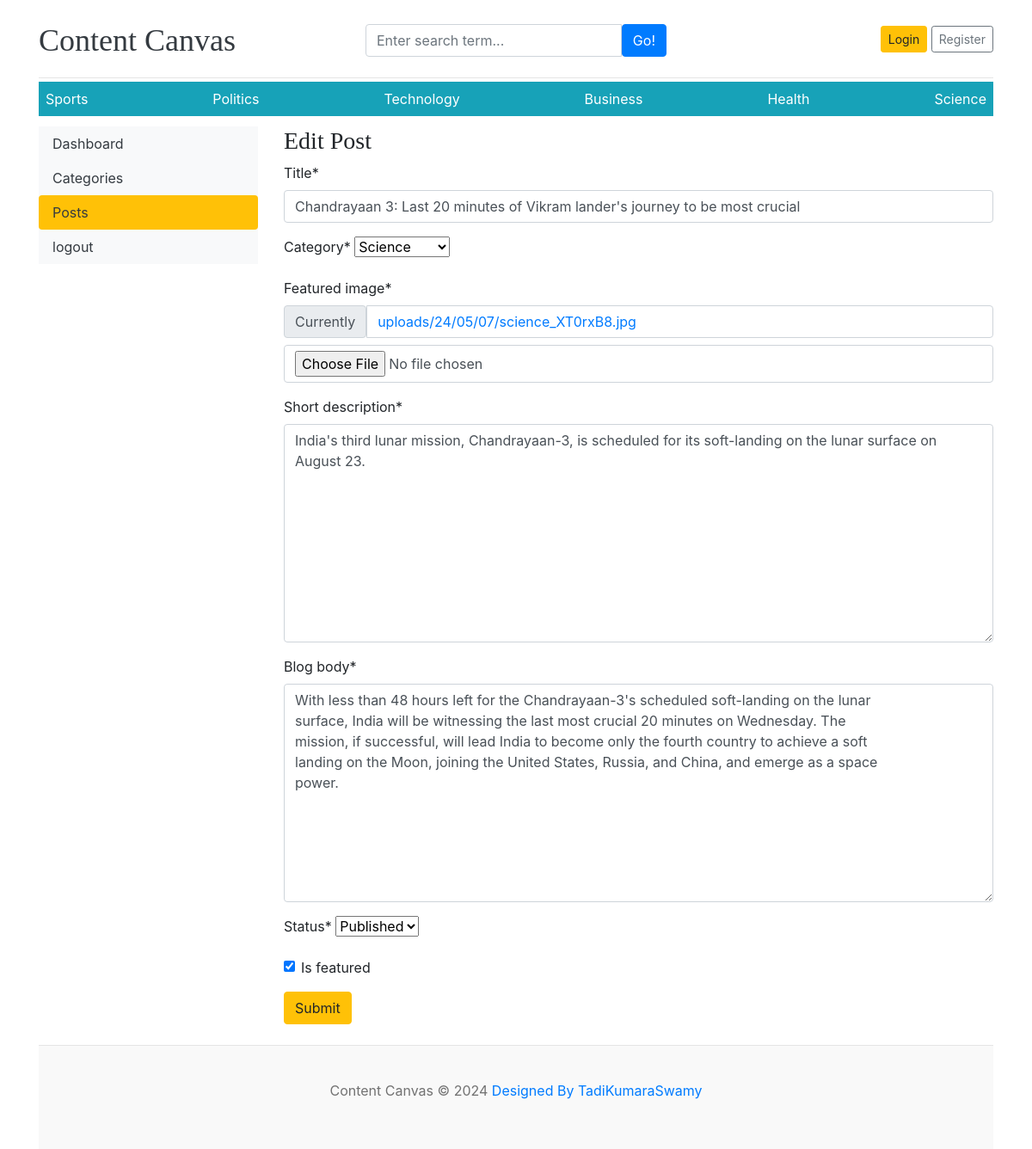
Page /dashboard/posts/edit/7/ on the committed database.
### blog/models.py (models this page shows, shortened)
class Category(models.Model):
    category_name=models.CharField(max_length=50,unique=True)
    created_at=models.DateTimeField(auto_now_add=True)
    updated_at=models.DateTimeField(auto_now=True)
    class Meta:
        verbose_name_plural='categories'
    def __str__(self):
        return self.category_name

class Blog(models.Model):
    title=models.CharField(max_length=100)
    slug=models.SlugField(max_length=100)
    category=models.ForeignKey(Category,on_delete=models.CASCADE)
    author=models.ForeignKey(User,on_delete=models.CASCADE)
    featured_image=models.ImageField(upload_to='uploads/%y/%m/%d')
    short_description=models.TextField(max_length=500,default=None)
    blog_body=models.TextField(max_length=2000)
    status=models.CharField(max_length=20,choices=STATUS_CHOICES,default=0)
    is_featured=models.BooleanField(default=True)
    created_at=models.DateTimeField(auto_now_add=True)
    updated_at=models.DateTimeField(auto_now=True)

### dashboards/views.py (the view, shortened to what this page needs)
# urls.py: path('posts/edit/<int:pk>/',views.edit_post,name='edit_post'),
def edit_post(request,pk):
    post=get_object_or_404(Blog,pk=pk)
    form=BlogPostForm(instance=post)
    context={
        'form':form,
        'post':post
    }
    return render(request,'dashboard/edit_post.html',context)

### dashboards/forms.py
class BlogPostForm(forms.ModelForm):
    class Meta:
        model=Blog
        fields=('title','category','featured_image','short_description','blog_body','status','is_featured')

### blog/context_processors.py (called while the page is built)
def get_categories(request):
    categories=Category.objects.all()
    return dict(categories=categories)

def get_social_links(request):
    social_links=SocialLink.objects.all()
    return dict(social_links=social_links)

### templates/dashboard/edit_post.html (shortened to what this page needs)
{% extends 'base.html' %}
{% block content %}
{% load crispy_forms_tags %}
<div class="row">
    {% include "dashboard/sidebar.html" %}
<div class="col-md-9">
    <h3>Edit Post</h3>
    <form action="{% url 'edit_post' post.id %}" method="POST" enctype="multipart/form-data" >
        {{ form | crispy }}
    <button type="submit" class="btn btn-warning">Submit</button>
    </form>
    <br>
</div>
</div>
{% endblock %}

### templates/base.html (shortened to what this page needs)
{% load static %}
<!DOCTYPE html>
<html lang="en">
<head>
    <link href="https://getbootstrap.com/docs/4.0/dist/css/bootstrap.min.css" rel="stylesheet">
    <link href="{% static 'css/cc.css' %}" rel="stylesheet">
    <link rel="stylesheet" href="https://cdnjs.cloudflare.com/ajax/libs/font-awesome/4.7.0/css/font-awesome.css">
</head>
<body>
    <div class="container">
        <header class="blog-header py-3">
            <div class="row flex-nowrap justify-content-between align-items-center">
                <div class="col-4 pt-1">
                    <a class="blog-header-logo text-dark" href="/">Content Canvas</a>
                </div>
            <div class="col-4 pt-1">
                <form action="{% url 'search' %}" method="GET">
                    <div class="input-group">
                        <input class="form-control" type="text" value="{{keyword}}" placeholder="Enter search term..." aria-label="Enter search term..." aria-describedby="button-search" />
                        <button class="btn btn-primary" id="button-search" type="button">Go!</button>
                    </div>
                </form>
            </div>
            {% if not user.is_authenticated %}
                <div class="col-4 d-flex justify-content-end align-items-center">
                    <a class="btn btn-sm btn-warning" href="{% url 'login' %}">Login</a> &nbsp;
                    <a class="btn btn-sm btn-outline-secondary" href="{% url 'register' %}">Register</a>
                </div>
            {% else %}
            <span><a href="{% url 'dashboard' %}">Dashboard</a> </span>
            <span><a href="{% url 'logout' %}"> Logout</a></span>
            {% endif %}
            </div>
        </header>
        <div class="nav-scroller py-1 mb-2">
            <nav class="nav d-flex justify-content-between bg-info">
                {% for cat in categories %}
                <a class="p-2 text-white" href="{% url 'posts_by_category' cat.id %}">{{cat.category_name}}</a>
                {% endfor %}
            </nav>
        </div>
{% block content %}
{% endblock %}
        <footer class="blog-footer">
            <p>Content Canvas &copy; <span id="year"></span> <a href="#">Designed By TadiKumaraSwamy</a></p>
        </footer>
    </div>
</body>
</html>

### contentcanvas/static/css/cc.css (style rules this page uses)
.blog-header { border-bottom: 1px solid #e5e5e5; }
.blog-header-logo { font-family: "Playfair Display", Georgia, "Times New Roman", serif; font-size: 2.25rem; }
h1, h2, h3, h4, h5, h6 { font-family: "Playfair Display", Georgia, "Times New Roman", serif; }
.blog-footer { padding: 2.5rem 0; color: #727272; text-align: center; background-color: #f9f9f9; border-top: .05rem solid #e5e5e5; }

### rows in the picture
Category: category_name "Sports"
Category: category_name "Politics"
Category: category_name "Technology"
Category: category_name "Business"
Category: category_name "Health"
Category: category_name "Science"
Blog: title "Chandrayaan 3: Last 20 minutes of Vikram lander's journey to be most crucial", category "Science", short_description "India's third lunar mission, Chandrayaan-3, is scheduled for its soft-landing on the lunar surface on August 23.", blog_body "With less than 48 hours left for the Chandrayaan-3's scheduled soft-landing on the lunar surface, India will be witnessing the last most crucial 20 minutes on Wednesday. The mission, if successful, will lead India to become only the fourth country to achieve a soft landing on the Moon, joining the United States, Russia, and China, and emerge as a space power.", status "Published", is_featured "☑"
